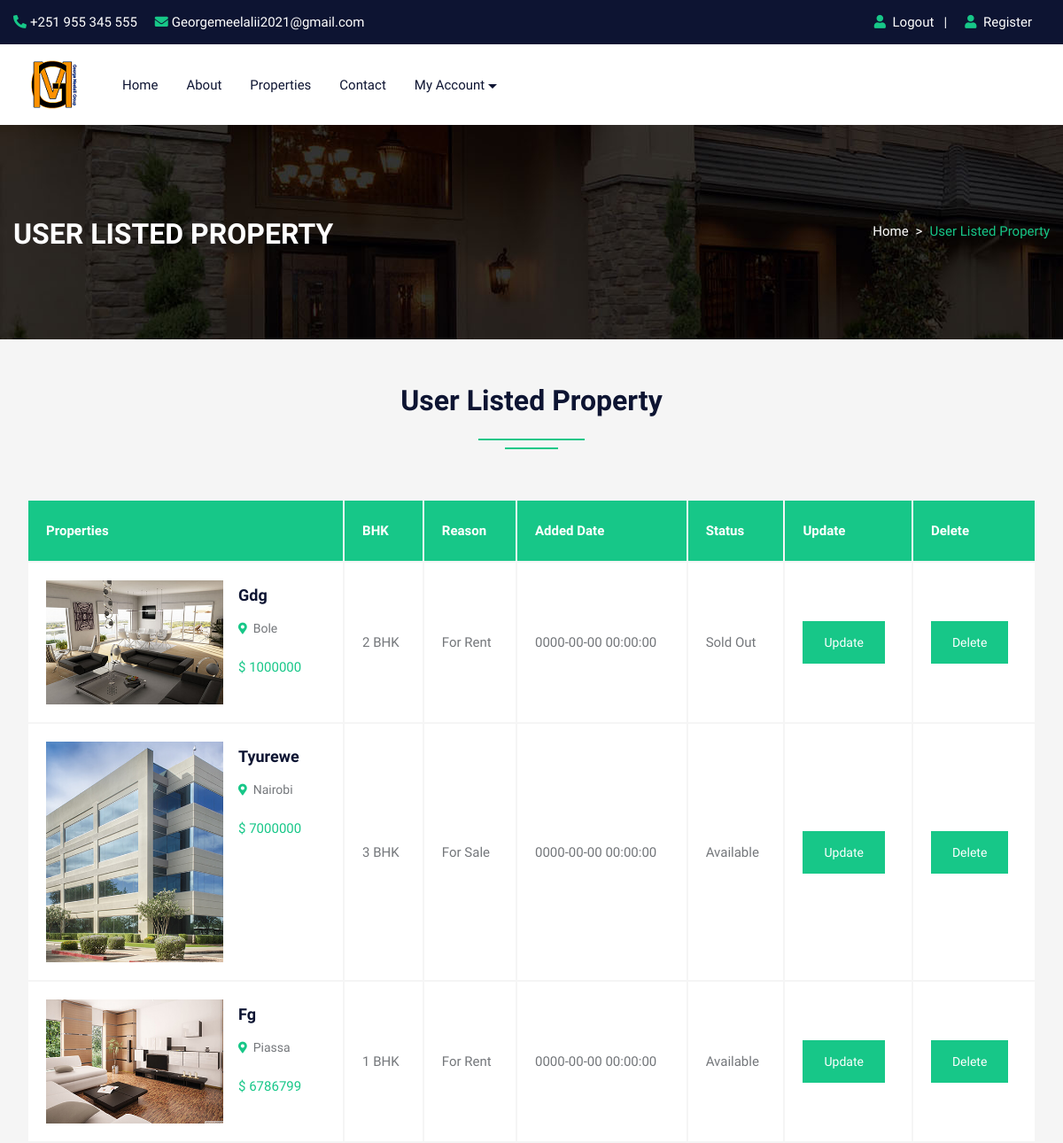
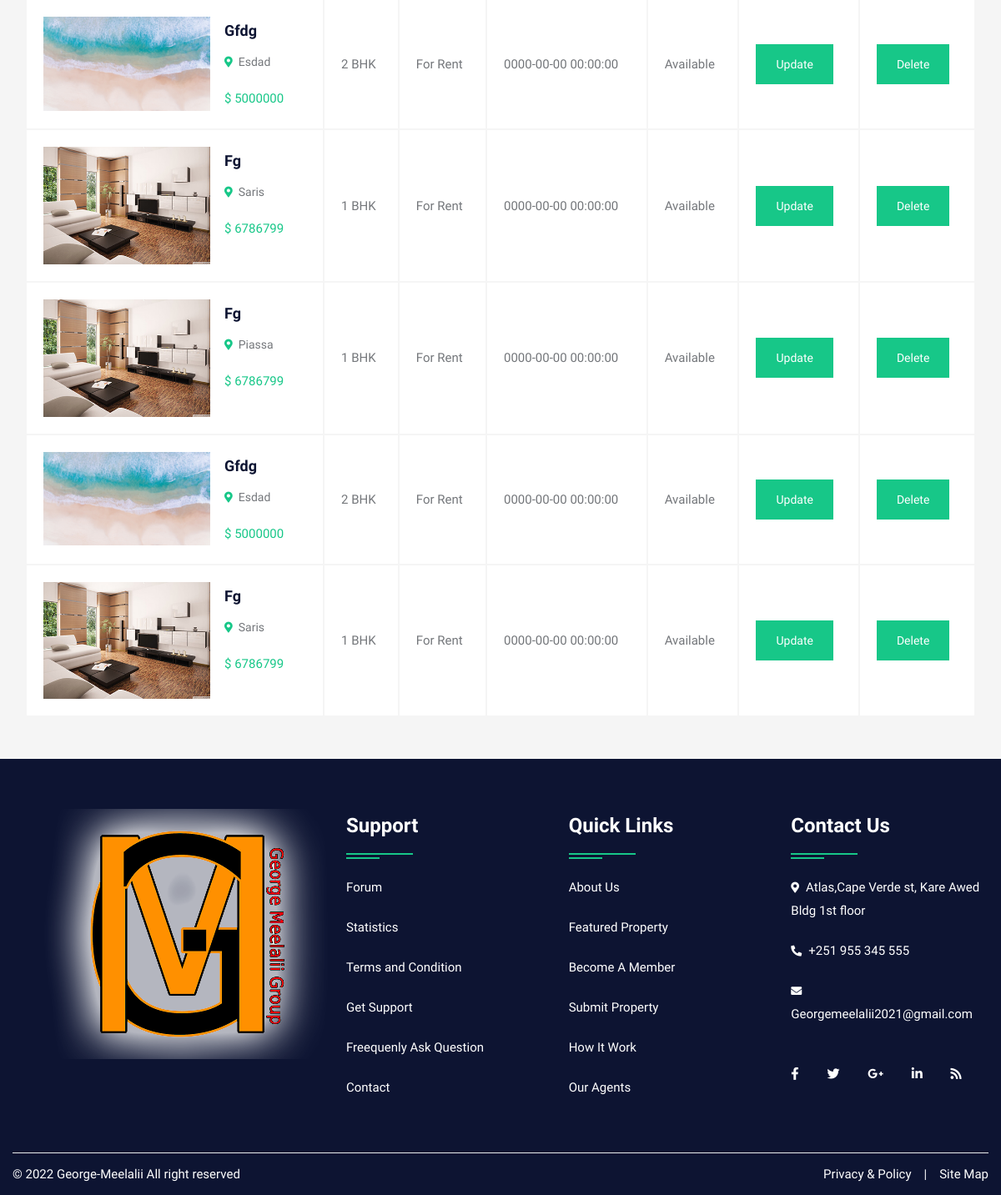
/feature.php (signed in), run on the app's committed database (2 pictures, top to bottom).
### tables this page shows
CREATE TABLE `user` (
  `uid` int(50) NOT NULL,
  `uname` varchar(100) NOT NULL,
  `uemail` varchar(100) NOT NULL,
  `uphone` varchar(20) NOT NULL,
  `upass` varchar(50) NOT NULL,
  `utype` varchar(50) NOT NULL,
  `uimage` varchar(300) NOT NULL
);

CREATE TABLE `property` (
  `pid` int(50) NOT NULL,
  `title` varchar(100) NOT NULL,
  `pcontent` longtext NOT NULL,
  `type` varchar(100) NOT NULL,
  `bhk` varchar(50) NOT NULL,
  `stype` varchar(100) NOT NULL,
  `bedroom` int(50) NOT NULL,
  `bathroom` int(50) NOT NULL,
  `balcony` int(50) NOT NULL,
  `kitchen` int(50) NOT NULL,
  `hall` int(50) NOT NULL,
  `floor` varchar(50) NOT NULL,
  `size` int(50) NOT NULL,
  `price` int(50) NOT NULL,
  `location` varchar(200) NOT NULL,
  `city` varchar(100) NOT NULL,
  `state` varchar(100) NOT NULL,
  `feature` longtext NOT NULL,
  `pimage` varchar(300) NOT NULL,
  `pimage1` varchar(300) NOT NULL,
  `pimage2` varchar(300) NOT NULL,
  `pimage3` varchar(300) NOT NULL,
  `pimage4` varchar(300) NOT NULL,
  `uid` int(50) NOT NULL,
  `status` varchar(50) NOT NULL,
  `mapimage` varchar(300) NOT NULL,
  `topmapimage` varchar(300) NOT NULL,
  `groundmapimage` varchar(300) NOT NULL,
  `totalfloor` varchar(50) NOT NULL,
  `date` datetime NOT NULL,
  `request` varchar(100) NOT NULL
);

### feature.php (the view, shortened to what this page needs)
<?php
include("config.php");
?>
<!DOCTYPE html>
<html lang="en">
<head>
<link rel="stylesheet" type="text/css" href="css/bootstrap.min.css">
<link rel="stylesheet" type="text/css" href="css/bootstrap-slider.css">
<link rel="stylesheet" type="text/css" href="css/jquery-ui.css">
<link rel="stylesheet" type="text/css" href="css/layerslider.css">
<link rel="stylesheet" type="text/css" href="css/color.css">
<link rel="stylesheet" type="text/css" href="css/owl.carousel.min.css">
<link rel="stylesheet" type="text/css" href="css/font-awesome.min.css">
<link rel="stylesheet" type="text/css" href="fonts/flaticon/flaticon.css">
<link rel="stylesheet" type="text/css" href="css/style.css">
<link rel="stylesheet" type="text/css" href="css/login.css">
</head>
<body>
<div id="page-wrapper">
    <div class="row">
		<?php include("include/header.php");?>
        <div class="banner-full-row page-banner" style="background-image:url('images/breadcromb.jpg');">
            <div class="container">
                <div class="row">
                    <div class="col-md-6">
                        <h2 class="page-name float-left text-white text-uppercase mt-1 mb-0"><b>User Listed Property</b></h2>
                    </div>
                    <div class="col-md-6">
                        <nav aria-label="breadcrumb" class="float-left float-md-right">
                            <ol class="breadcrumb bg-transparent m-0 p-0">
                                <li class="breadcrumb-item text-white"><a href="#">Home</a></li>
                                <li class="breadcrumb-item active">User Listed Property</li>
                            </ol>
                        </nav>
                    </div>
                </div>
            </div>
        </div>
        <div class="full-row bg-gray">
            <div class="container">
                    <div class="row mb-5">
						<div class="col-lg-12">
							<h2 class="text-secondary double-down-line text-center">User Listed Property</h2>
                        </div>
					</div>
					<table class="items-list col-lg-12" style="border-collapse:inherit;">
                        <thead>
                             <tr  class="bg-primary">
                                <th class="text-white font-weight-bolder">Properties</th>
                                <th class="text-white font-weight-bolder">BHK</th>
                                <th class="text-white font-weight-bolder">Reason</th>
                                <th class="text-white font-weight-bolder">Added Date</th>
								<th class="text-white font-weight-bolder">Status</th>
                                <th class="text-white font-weight-bolder">Update</th>
								<th class="text-white font-weight-bolder">Delete</th>
                             </tr>
                        </thead>
                        <tbody>
							<?php
							$uid=$_SESSION['uid'];
							$query=mysqli_query($con,"SELECT * FROM `property` WHERE uid='$uid'");
								while($row=mysqli_fetch_array($query))
								{
							?>
                            <tr>
                                <td>
									<img src="admin/property/<?php echo $row['18'];?>" alt="pimage">
                                    <div class="property-info d-table">
                                        <h5 class="text-secondary text-capitalize"><a href="propertydetail.php?pid=<?php echo $row['0'];?>"><?php echo $row['1'];?></a></h5>
                                        <span class="font-14 text-capitalize"><i class="fas fa-map-marker-alt text-primary font-13"></i>&nbsp; <?php echo $row['14'];?></span>
                                        <div class="price mt-3">
											<span class="text-primary">$&nbsp;<?php echo $row['13'];?></span>
										</div>
                                    </div>
								</td>
                                <td><?php echo $row['4'];?></td>
                                <td class="text-capitalize">For <?php echo $row['5'];?></td>
                                <td><?php echo $row['29'];?></td>
								<td class="text-capitalize"><?php echo $row['24'];?></td>
                                <td><a class="btn btn-primary" href="submitpropertyupdate.php?id=<?php echo $row['0'];?>">Update</a></td>
								<td><a class="btn btn-primary" href="submitpropertydelete.php?id=<?php echo $row['0'];?>">Delete</a></td>
                            </tr>
							<?php } ?>
                        </tbody>
                    </table>
            </div>
        </div>
		<?php include("include/footer.php");?>
    </div>
</div>
</body>
</html>

### include/header.php (shortened to what this page needs)
<header id="header" class="transparent-header-modern fixed-header-bg-white w-100">
            <div class="top-header bg-secondary">
                <div class="container">
                    <div class="row">
                        <div class="col-md-8">
                            <ul class="top-contact list-text-white  d-table">
                                <li><a href="#"><i class="fas fa-phone-alt text-primary mr-1"></i>+251 955 345 555</a></li>
                                <li><a href="#"><i class="fas fa-envelope text-primary mr-1"></i>Georgemeelalii2021@gmail.com</a></li>
                            </ul>
                        </div>
                        <div class="col-md-4">
                            <div class="top-contact float-right">
                                <ul class="list-text-white d-table">
								<li><i class="fas fa-user text-primary mr-1"></i>
								<?php  if(isset($_SESSION['uemail']))
								{ ?>
								<a href="logout.php">Logout</a>&nbsp;&nbsp;<?php } else { ?>
								<a href="login.php">Login</a>&nbsp;&nbsp;
								<?php } ?>
								| </li>
								<li><i class="fas fa-user text-primary mr-1"></i><a href="register.php"> Register</li>
								</ul>
                            </div>
                        </div>
                    </div>
                </div>
            </div>
            <div class="main-nav secondary-nav hover-primary-nav py-2">
                <div class="container">
                    <div class="row">
                        <div class="col-lg-12">
                            <nav class="navbar navbar-expand-lg navbar-light p-0"> <a class="navbar-brand position-relative" href="#"><img class="nav-logo" src="images/logo/333333=.png" alt=""></a>
                                <div class="collapse navbar-collapse" id="navbarSupportedContent">
                                    <ul class="navbar-nav mr-auto">
                                        <li class="nav-item dropdown"> <a class="nav-link" href="index.php" role="button" aria-haspopup="true" aria-expanded="false">Home</a></li>
										<li class="nav-item"> <a class="nav-link" href="about.php">About</a> </li>
										<li class="nav-item"> <a class="nav-link" href="property.php">Properties</a> </li>
                                        <li class="nav-item"> <a class="nav-link" href="contact.php">Contact</a> </li>
										<?php  if(isset($_SESSION['uemail']))
										{
				$uid=$_SESSION['uid'];
									$query=mysqli_query($con,"SELECT * FROM `user` WHERE uid='$uid'");
									while($row=mysqli_fetch_array($query))
									{
			if ($row['utype'] == "builder")
			{
 ?>
										<li class="nav-item dropdown">
											<a class="nav-link dropdown-toggle" href="#" role="button" data-toggle="dropdown" aria-haspopup="true" aria-expanded="false">My Account</a>
                                        </li>
                                        <?php } ?>
									<?php } }else { ?>
										<li class="nav-item"> <a class="nav-link" href="login.php">Login/Register</a> </li>
										<?php } ?>
                                    </ul>
                                </div>
                            </nav>
                        </div>
                    </div>
                </div>
            </div>
        </header>

### include/footer.php
<footer class="full-row bg-secondary p-0">
            <div class="container">
                <div  class="row">
                    <div class="col-lg-12">
                        <div class="divider py-40">
                            <div class="row">
                                <div class="col-md-12 col-lg-4">
                                    <div class="footer-widget mb-4">
                                        <div class="footer-logo mb-4"> <a href="#"><img class="logo-bottom" src="images/logo/333333==.png" alt="image"></a> </div>
                                        </div>
                                </div>
                                <div class="col-md-12 col-lg-8">
                                    <div class="row">
                                        <div class="col-md-4 col-lg-4">
                                            <div class="footer-widget footer-nav mb-4">
                                                <h4 class="widget-title text-white double-down-line-left position-relative">Support</h4>
                                                <ul class="hover-text-primary">
                                                    <li><a href="#" class="text-white">Forum</a></li>
                                                    <li><a href="#" class="text-white">Statistics</a></li>
                                                    <li><a href="#" class="text-white">Terms and Condition</a></li>
                                                    <li><a href="#" class="text-white">Get Support</a></li>
                                                    <li><a href="#" class="text-white">Freequenly Ask Question</a></li>
                                                    <li><a href="#" class="text-white">Contact</a></li>
                                                </ul>
                                            </div>
                                        </div>
                                        <div class="col-md-4 col-lg-4">
                                            <div class="footer-widget footer-nav mb-4">
                                                <h4 class="widget-title text-white double-down-line-left position-relative">Quick Links</h4>
                                                <ul class="hover-text-primary">
                                                    <li><a href="#" class="text-white">About Us</a></li>
                                                    <li><a href="#" class="text-white">Featured Property</a></li>
                                                    <li><a href="#" class="text-white">Become A Member</a></li>
                                                    <li><a href="#" class="text-white">Submit Property</a></li>
                                                    <li><a href="#" class="text-white">How It Work</a></li>
                                                    <li><a href="#" class="text-white">Our Agents</a></li>
                                                </ul>
                                            </div>
                                        </div>
                                        <div class="col-md-4 col-lg-4">
                                            <div class="footer-widget">
                                                <h4 class="widget-title text-white double-down-line-left position-relative">Contact Us</h4>
                                                <ul class="text-white">
                                                    <li class="hover-text-primary"><i class="fas fa-map-marker-alt text-white mr-2 font-13 mt-1"></i>Atlas,Cape Verde st, Kare Awed Bldg 1st floor</li>
                                                    <li class="hover-text-primary"> <i class="fas fa-phone-alt text-white mr-2 font-13 mt-1"></i>+251 955 345 555</li>
                                                    <li class="hover-text-primary"><i class="fas fa-envelope text-white mr-2 font-13 mt-1"></i>Georgemeelalii2021@gmail.com</li>
                                                </ul>
                                            </div>
                                            <div class="footer-widget media-widget mt-4 text-white hover-text-primary"> <a href="#"><i class="fab fa-facebook-f"></i></a> <a href="#"><i class="fab fa-twitter"></i></a> <a href="#"><i class="fab fa-google-plus-g"></i></a> <a href="#"><i class="fab fa-linkedin-in"></i></a> <a href="#"><i class="fas fa-rss"></i></a> </div>
                                        </div>
                                    </div>
                                </div>
                            </div>
                        </div>
                    </div>
                </div>
                <div class="row copyright">
                    <div class="col-sm-6"> <span class="text-white">© 2022 George-Meelalii All right reserved</span> </div>
                    <div class="col-sm-6">
                        <ul class="line-menu text-white hover-text-primary float-right">
                            <li><a href="#">Privacy & Policy</a></li>
                            <li>|</li>
                            <li><a href="#"> Site Map</a></li>
                        </ul>
                    </div>
                </div>
            </div>
        </footer>

### css/color.css (style rules this page uses)
:root { --theme-ordinary-color: #74777b; }
:root { --theme-primary-color: #17c788; }
:root { --theme-secondary-color: #0d1432; }
:root { --theme-white-color: #fff; }
:root { --theme-light-color: #f8f8f8; }
:root { --theme-gray-color: #f5f5f5; }
:root { --theme-footer-color: #091b4b; }
:root { --theme-dark-color: #091b4b; }
:root { --text-light-color: #a3a7af; }
:root { --theme-primary-opacity-color: rgba(11, 191, 141, .8); }
:root { --theme-secondary-opacity-color: rgba(13,20,50,0.7); }
:root { --theme-white-opacity-color: rgba(255, 255, 255, 0.3); }
:root { --theme-dark-opacity-color: rgba(0, 0, 0, 0.5); }
:root { --theme-ordinary-font: 'Muli', sans-serif; }
:root { --theme-highlight-font: 'Comfortaa', cursive; }

### data on the page
user: utype "My Account"
property: pimage (picture), title "Gdg", location "Bole", price "1000000", bhk "2 BHK", stype "Rent", date "0000-00-00 00:00:00", status "Sold Out"
property: pimage (picture), title "Tyurewe", location "Nairobi", price "7000000", bhk "3 BHK", stype "Sale", date "0000-00-00 00:00:00", status "Available"
property: pimage (picture), title "Fg", location "Piassa", price "6786799", bhk "1 BHK", stype "Rent", date "0000-00-00 00:00:00", status "Available"
property: pimage (picture), title "Gfdg", location "Esdad", price "5000000", bhk "2 BHK", stype "Rent", date "0000-00-00 00:00:00", status "Available"
property: pimage (picture), title "Fg", location "Saris", price "6786799", bhk "1 BHK", stype "Rent", date "0000-00-00 00:00:00", status "Available"
property: pimage (picture), title "Fg", location "Piassa", price "6786799", bhk "1 BHK", stype "Rent", date "0000-00-00 00:00:00", status "Available"
property: pimage (picture), title "Gfdg", location "Esdad", price "5000000", bhk "2 BHK", stype "Rent", date "0000-00-00 00:00:00", status "Available"
property: pimage (picture), title "Fg", location "Saris", price "6786799", bhk "1 BHK", stype "Rent", date "0000-00-00 00:00:00", status "Available"
